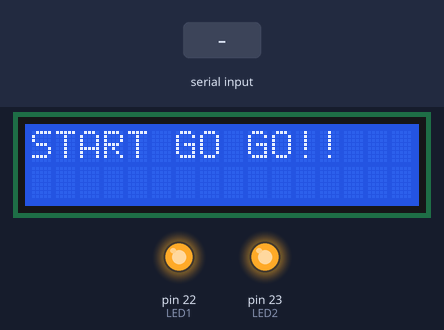
A sketch run on a simulated Arduino Mega 2560, built with avr-gcc and run on an emulated ATmega2560. Shown: 16×2 character LCD, output pins drawn as LEDs (lit = HIGH). The inputs (shaded band) are chosen by the test bench.

Above: at 0.6 s.
1.3 s: "1" received over the second serial link
At 2.4 s:
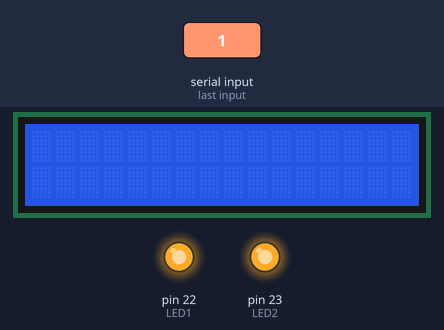
4.3 s: "2" received over the second serial link
At 5.9 s:
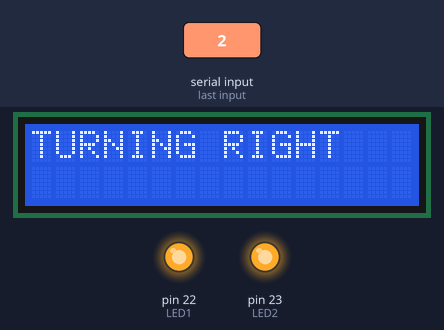
7.3 s: "3" received over the second serial link
At 8.9 s:
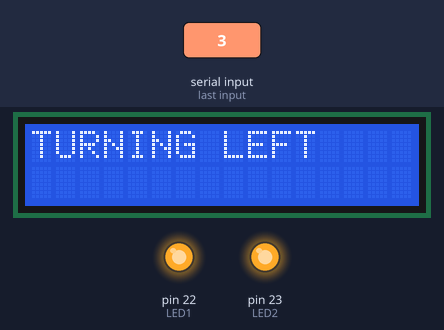
10.3 s: "4" received over the second serial link
At 12.0 s:
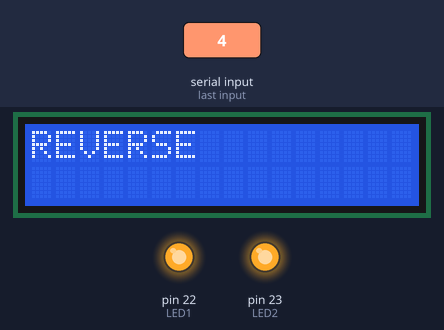
Timing chart, 0 to 13.5 s (numbered marks = the images above; inputs shaded):
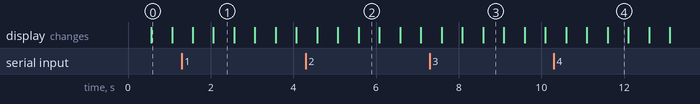

The sketch:

Project_2_Bluetooth_based_remote_car.ino
```cpp
//*LCD INITIALIZATION*//
#include <LiquidCrystal.h>
const int rs=47,rw=46, en=45, d0=44, d1=43, d2=42, d3=41, d4 = 40, d5 = 39, d6 = 38, d7 = 37;
LiquidCrystal lcd(rs, rw,en,d0,d1,d2,d3, d4, d5, d6, d7);

int LED1=22;
int LED2=23;
int c;

//*MOTOR INITIALIZATION*//
int Motor1=33;
int Motor2=34;
int Motor3=35;
int Motor4=36;

void setup(){
lcd.begin(16,2); //SELECTING LCD COLUMNS & ROWS
 Serial.begin(9600); //INITALIZING SERIAL COMMUNICATION
 Serial2.begin(9600); //INITALIZING BLUETOOTH SERIAL COMMUNICATION
  pinMode(LED1,OUTPUT); //DIFINING LED1 AS OUTPUT DEVICE
  pinMode(LED2,OUTPUT); //DIFINING LED21 AS OUTPUT DEVICE
  digitalWrite(LED1,HIGH); //INITIALIZING LED1 OFF
  digitalWrite(LED2,HIGH); //INITIALIZING LED2 OFF
  lcd.write("START GO GO!!");
  }
void loop(){
  lcd.noDisplay();
  delay(500);
  lcd.display();
  delay(500);
  if (Serial2.available()){  //IF BLUETOOTH IS CONNECTED
  c=Serial2.read();    //SERIALLY READ FROM BLUETOOTH IS 'c'
  }
  if(c=='1')
  {
   lcd.clear();   //MAKING LCD CLEAR FOR PRINTING
  lcd.write("FORWARD"); //LCD OUTPUT
  digitalWrite(Motor1,HIGH);   //MOTOR1 ON
  digitalWrite(Motor3,HIGH);  //MOTOR2 ON
  }
  if(c=='2')
  {
   lcd.clear();
   lcd.write("TURNING RIGHT"); //LCD OUTPUT
  digitalWrite(Motor1,LOW);   //MOTOR1 OFF
  digitalWrite(Motor3,HIGH);  //MOTOR3 ON
  }
  if(c=='3')
  {
   lcd.clear();
   lcd.write("TURNING LEFT"); //LCD OUTPUT
  digitalWrite(Motor3,LOW);   //MOTOR3 OFF
  digitalWrite(Motor1,HIGH);  //MOTOR1 ON
  }
  if(c=='4')
  {
   lcd.clear();
   lcd.write("REVERSE"); //LCD OUTPUT
  digitalWrite(Motor2,HIGH);   //MOTOR2 ON
  digitalWrite(Motor4,HIGH);  //MOTOR4 ON
  }
}
```

Measured:
- after the input at 1.3 s, the display: first differs from a run without the input after 0.77 s (image 1 shows a later state)
- after the input at 4.3 s, the display: first differs from a run without the input after 0.78 s (image 2)
- after the input at 7.3 s, the display: first differs from a run without the input after 0.79 s (image 3)
- after the input at 10.3 s, the display: first differs from a run without the input after 0.80 s (image 4)
- what the display in image 0 shows lasts 0.5 s, from 0.6 s to 1.1 s
